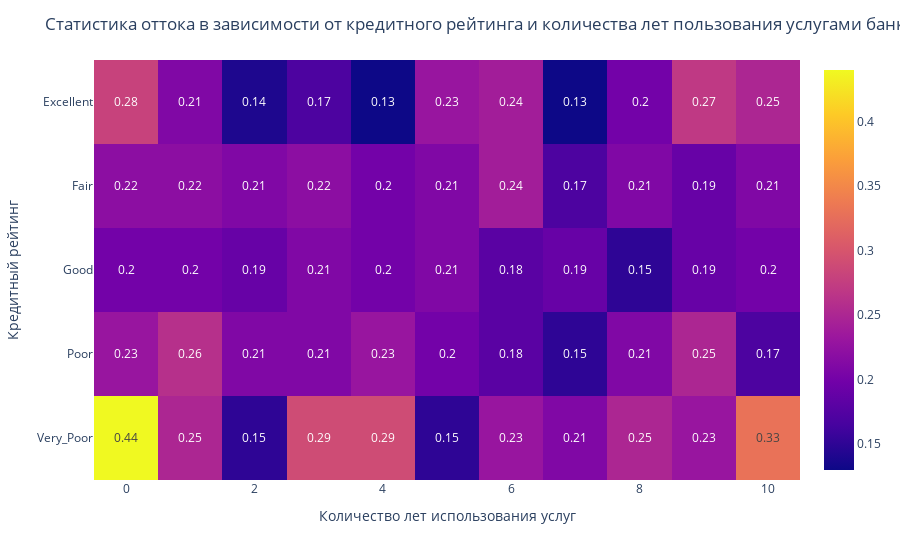

Write notebook code for a chart like this one.
### Markdown cell above
Переведите числовой признак CreditScore в категориальный. Для этого воспользуйтесь функцией get_credit_score_cat(), которая приведена ниже. Примените её к столбцу CreditScore и создайте новый признак CreditScoreCat — категории кредитного рейтинга.Постройте сводную таблицу, строками которой являются категории кредитного рейтинга (CreditScoreCat), а столбцами — количество лет, в течение которых клиент пользуется услугами банка (Tenure). В ячейках сводной таблицы должно находиться среднее по признаку оттока (Exited) — доля ушедших пользователей.

На основе полученной сводной таблицы постройте тепловую карту с аннотацией. Найдите на тепловой карте категории клиентов, которые уходят чаще всего.

### Code cell
import pandas as pd
import matplotlib.pyplot as plt
import seaborn as sns
import numpy as np
import plotly.express as px

churn_data = pd.read_csv('/Users/igorkrivonosov/Desktop/IDE/game.py/VISUAL/churn.csv')
churn_data=churn_data.drop(columns='RowNumber')
def get_credit_score_cat(credit_score):
    if credit_score >= 300 and credit_score < 500:
        return "Very_Poor"
    elif credit_score >= 500 and credit_score < 601:
        return "Poor"
    elif credit_score >= 601 and credit_score < 661:
        return "Fair"
    elif credit_score >= 661 and credit_score < 781:
        return "Good"
    elif credit_score >= 851:
        return "Top"
    elif credit_score >= 781 and credit_score < 851:
        return "Excellent"
    elif credit_score < 300:
        return "Deep"
churn_data['CreditScoreCat'] = churn_data['CreditScore'].apply(get_credit_score_cat)
pivot_table = churn_data.pivot_table(
    values='Exited',
    index='CreditScoreCat',
    columns='Tenure',
    aggfunc='mean'
).round(2)
fig = px.imshow(
    pivot_table,
    text_auto=True
    ).update_layout(
        title={'text':'Статистика оттока в зависимости от кредитного рейтинга и количества лет пользования услугами банка'},
        xaxis_title={'text': 'Количество лет использования услуг'},
        yaxis_title={'text': 'Кредитный рейтинг'}
        )

fig.show()

### Figure 1 — Plotly figure (JSON) as saved in the notebook; plotly's stock layout.template omitted (floating-point values rounded to 4 significant figures)
{"data": [{"coloraxis": "coloraxis", "hovertemplate": "Tenure: %{x}<br>CreditScoreCat: %{y}<br>color: %{z}<extra></extra>", "name": "0", "texttemplate": "%{z}", "type": "heatmap", "x": [0, 1, 2, 3, 4, 5, 6, 7, 8, 9, 10], "xaxis": "x", "y": ["Excellent", "Fair", "Good", "Poor", "Very_Poor"], "yaxis": "y", "z": [[0.28, 0.21, 0.14, 0.17, 0.13, 0.23, 0.24, 0.13, 0.2, 0.27, 0.25], [0.22, 0.22, 0.21, 0.22, 0.2, 0.21, 0.24, 0.17, 0.21, 0.19, 0.21], [0.2, 0.2, 0.19, 0.21, 0.2, 0.21, 0.18, 0.19, 0.15, 0.19, 0.2], [0.23, 0.26, 0.21, 0.21, 0.23, 0.2, 0.18, 0.15, 0.21, 0.25, 0.17], [0.44, 0.25, 0.15, 0.29, 0.29, 0.15, 0.23, 0.21, 0.25, 0.23, 0.33]]}], "layout": {"coloraxis": {"colorscale": [[0, "#0d0887"], [0.1111, "#46039f"], [0.2222, "#7201a8"], [0.3333, "#9c179e"], [0.4444, "#bd3786"], [0.5556, "#d8576b"], [0.6667, "#ed7953"], [0.7778, "#fb9f3a"], [0.8889, "#fdca26"], [1, "#f0f921"]]}, "margin": {"t": 60}, "title": {"text": "Статистика оттока в зависимости от кредитного рейтинга и количества лет пользования услугами банка"}, "xaxis": {"anchor": "y", "constrain": "domain", "domain": [0, 1], "scaleanchor": "y", "title": {"text": "Количество лет использования услуг"}}, "yaxis": {"anchor": "x", "autorange": "reversed", "constrain": "domain", "domain": [0, 1], "title": {"text": "Кредитный рейтинг"}}}}
